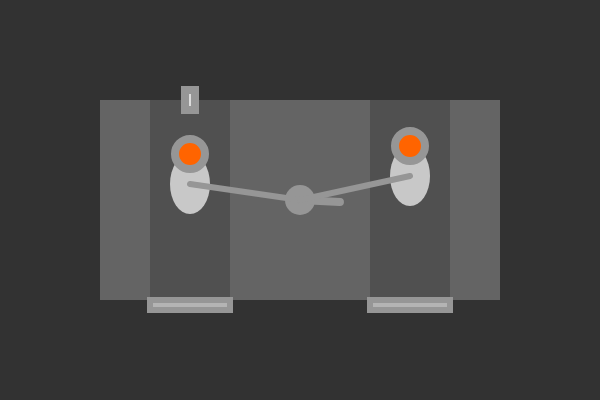
Frame 1 (no input)
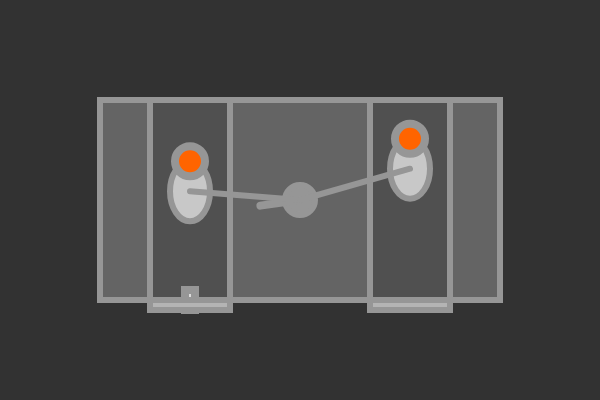
Frame 60 (no input)
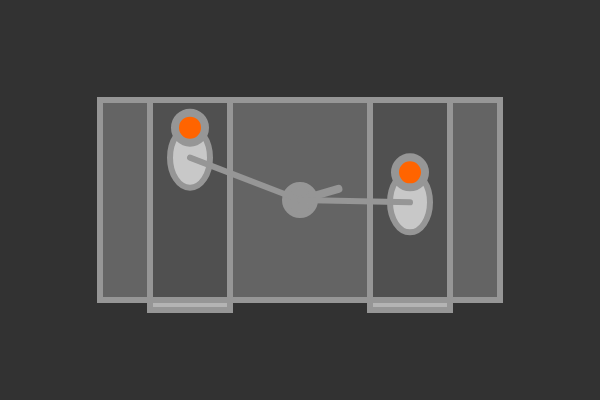
Frame 120 (the mouse pressed at the canvas centre since frame 60)

The p5.js sketch that drew these frames (run headless with seeded random() and noise() and a simulated clock; from frame 60 on, the mouse is pressed at the canvas centre):

// p5.js sketch
// ── sketch.js
let crankAngle = 0;
let piston1Y, piston2Y;
let valve1Open, valve2Open, valve3Open, valve4Open;

function setup() {
  createCanvas(600, 400);
  noStroke();
}

function draw() {
  background(50);

  crankAngle += 0.05;

  // Piston positions based on crank angle
  piston1Y = 180 + sin(crankAngle) * 80;
  piston2Y = 180 + sin(crankAngle + PI) * 80;

  // Valve timing (simplified)
  valve1Open = (crankAngle > 0 && crankAngle < PI/3);
  valve2Open = (crankAngle > PI/3 && crankAngle < 2*PI/3);
  valve3Open = (crankAngle > 2*PI/3 && crankAngle < PI);
  valve4Open = (crankAngle > PI && crankAngle < 4*PI/3);

  // Engine block
  fill(100);
  rect(100, 100, 400, 200);

  // Cylinders
  fill(80);
  rect(150, 100, 80, 200);  // Cylinder 1
  rect(370, 100, 80, 200);  // Cylinder 2

  // Pistons
  fill(200);
  ellipse(190, piston1Y, 40, 60);  // Piston 1
  ellipse(410, piston2Y, 40, 60);  // Piston 2

  // Crankshaft
  fill(150);
  ellipse(300, 200, 30, 30);
  stroke(150);
  strokeWeight(8);
  line(300, 200, 300 + cos(crankAngle) * 40, 200 + sin(crankAngle) * 40);

  // Valves
  fill(220);
  if (valve1Open) {
    rect(185, 90, 10, 20);  // Intake valve cylinder 1
  }
  if (valve2Open) {
    rect(385, 90, 10, 20);  // Intake valve cylinder 2
  }
  if (valve3Open) {
    rect(185, 290, 10, 20);  // Exhaust valve cylinder 1
  }
  if (valve4Open) {
    rect(385, 290, 10, 20);  // Exhaust valve cylinder 2
  }

  // Combustion chamber
  fill(255, 100, 0);
  ellipse(190, piston1Y - 30, 30, 30);  // Chamber 1
  ellipse(410, piston2Y - 30, 30, 30);  // Chamber 2

  // Connecting rods
  stroke(150);
  strokeWeight(6);
  line(190, piston1Y, 300, 200);
  line(410, piston2Y, 300, 200);

  // Decorative elements
  fill(180);
  rect(150, 300, 80, 10);  // Exhaust manifold
  rect(370, 300, 80, 10);  // Intake manifold
}
